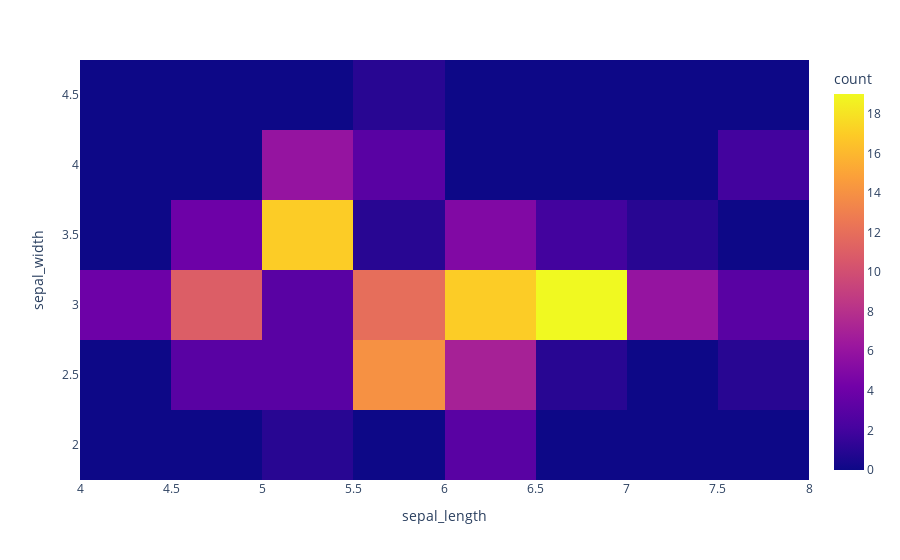

The notebook cell saved with this chart:
### Code cell
# Créer une carte de chaleur
fig = px.density_heatmap(df, x='sepal_length', y='sepal_width')
fig.show()

### Figure 1 — Plotly figure (JSON) as saved in the notebook; plotly's stock layout.template omitted (floating-point values rounded to 4 significant figures; data arrays with more than 128 entries replaced by an {"elided": "..."} marker saying what was removed)
{"data": [{"coloraxis": "coloraxis", "hovertemplate": "sepal_length=%{x}<br>sepal_width=%{y}<br>count=%{z}<extra></extra>", "name": "", "type": "histogram2d", "x": {"elided": "150 float values"}, "xaxis": "x", "xbingroup": "x", "y": {"elided": "150 float values"}, "yaxis": "y", "ybingroup": "y"}], "layout": {"coloraxis": {"colorbar": {"title": {"text": "count"}}, "colorscale": [[0, "#0d0887"], [0.1111, "#46039f"], [0.2222, "#7201a8"], [0.3333, "#9c179e"], [0.4444, "#bd3786"], [0.5556, "#d8576b"], [0.6667, "#ed7953"], [0.7778, "#fb9f3a"], [0.8889, "#fdca26"], [1, "#f0f921"]]}, "legend": {"tracegroupgap": 0}, "margin": {"t": 60}, "xaxis": {"anchor": "y", "domain": [0, 1], "title": {"text": "sepal_length"}}, "yaxis": {"anchor": "x", "domain": [0, 1], "title": {"text": "sepal_width"}}}}
